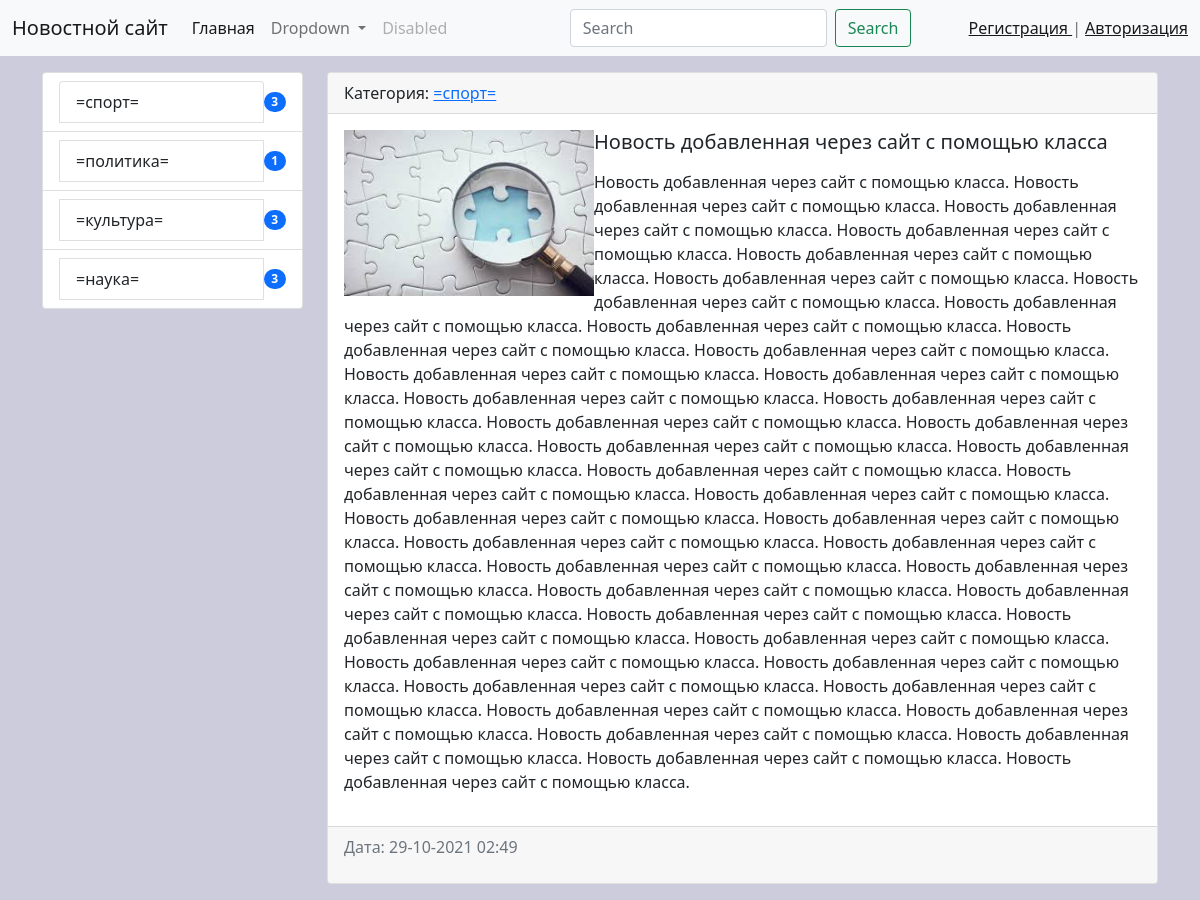
Before: /news/12/ with the older database file.
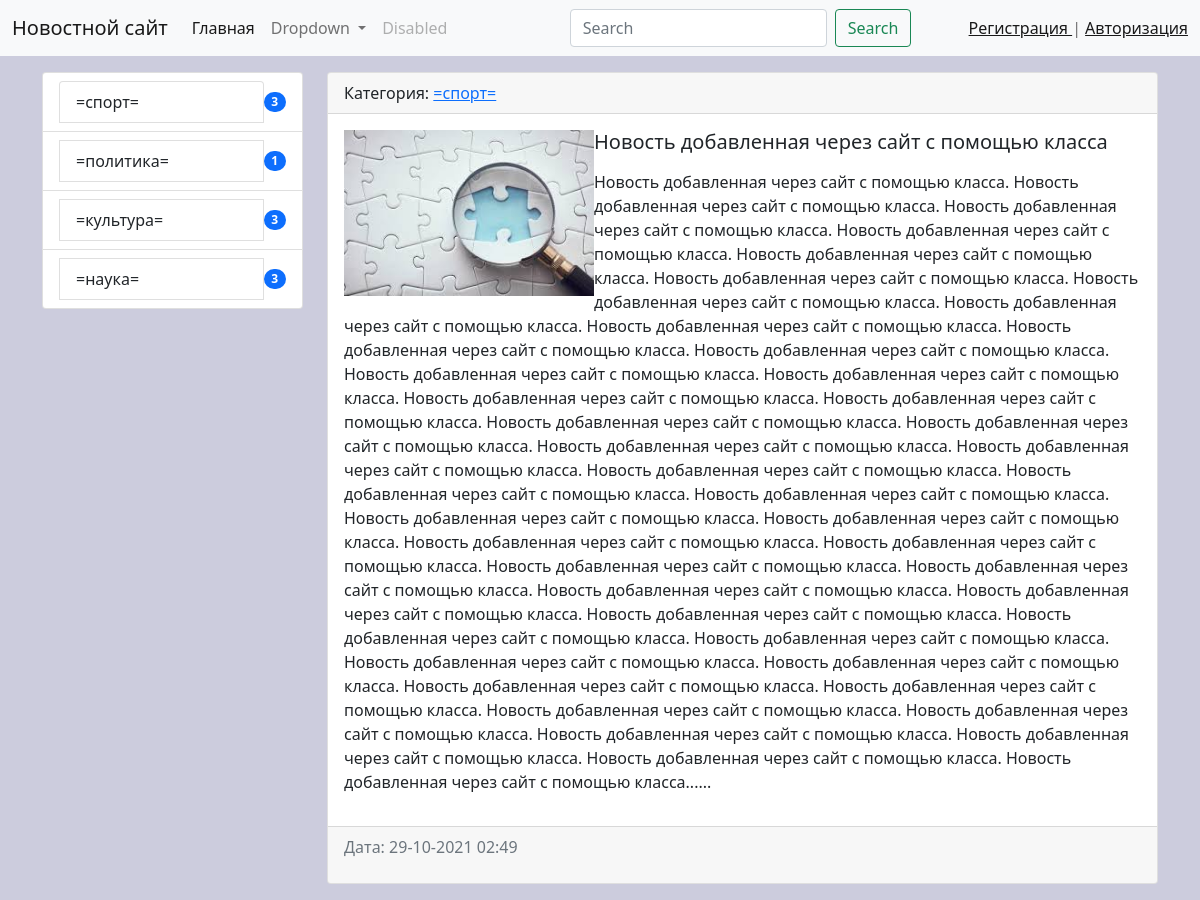
After: the same page with the newer database file.
### news/models.py (models this page shows, shortened)
class News(models.Model):
    title = models.CharField('Заголовок', max_length=150)
    content = models.TextField('контент', blank=True)
    created_at = models.DateTimeField('Дата создания', auto_now_add=True)
    updated_at = models.DateTimeField('Дата изменения', auto_now=True)
    photo = models.ImageField('фото', upload_to='photos/%Y/%m/%d', blank=True)
    is_published = models.BooleanField('опубликовать', default=True)
    category = models.ForeignKey('Category', on_delete=models.PROTECT, null=True, verbose_name='Категория')
    views = models.IntegerField(default=0, verbose_name='Просмотры')
    class Meta:
        verbose_name = "Новость"
        verbose_name_plural = "Новости"
        ordering = ['-created_at']

class Category(models.Model):
    title = models.CharField(max_length=150, db_index=True,verbose_name='Наименование категории')
    def get_absolute_url(self):
        return reverse('category', kwargs={'category_id': self.pk})
    class Meta:
        verbose_name = 'категория'
        verbose_name_plural = 'категории'
        ordering = ['title']

### news/views.py (the view)
# urls.py: path('news/<int:pk>/', ViewNews.as_view(), name='view_news'),
class ViewNews(DetailView):
    model = News
    context_object_name = 'news_item'

### news/templatetags/news_tags.py (called while the page is built)
@register.inclusion_tag('news/list_categories.html')
def show_categories():
    categories = Category.objects.annotate(cnt=Count('news', filter=F('news__is_published'))).filter(cnt__gt=0)
    return {"categories": categories}

### news/templates/news/news_detail.html (shortened to what this page needs)
{% extends 'base.html' %}
{% block sidebar %}
{% include 'inc/_sidebar.html' %}
{% endblock %}
{% block content %}
    <div class="card mb-3">
      <div class="card-header">
        Категория: <a href="{{ news_item.category.get_absolute_url }}">{{ news_item.category.title }}</a>
      </div>
      <div class="card-body">
          <div class="media">
              {% if news_item.photo %}
              <img src="{{ news_item.photo.url }}" alt="" class="float-md-start" width="250">
              {% else %}
                  <img src={% static '/img/no_images.jpg' %} alt="" class="float-md-start mr-3" width="250">
              {% endif %}
              <div class="media-body">
                    <h5 class="card-title">{{ news_item.title }}</h5>
                    <p class="card-text">{{ news_item.content|safe|linebreaks }}</p>
              </div>
          </div>
      </div>
      <div class="card-footer text-muted">
          <p>Дата: {{ news_item.created_at|date:"d-m-Y H:i" }}</p>
      </div>
    </div>
{% endblock %}

Changed rows visible on the page:
changed News "Новость добавленная через сайт с помощью класса": content "…через сайт с помощью класса." → "…через сайт с помощью класса......"
